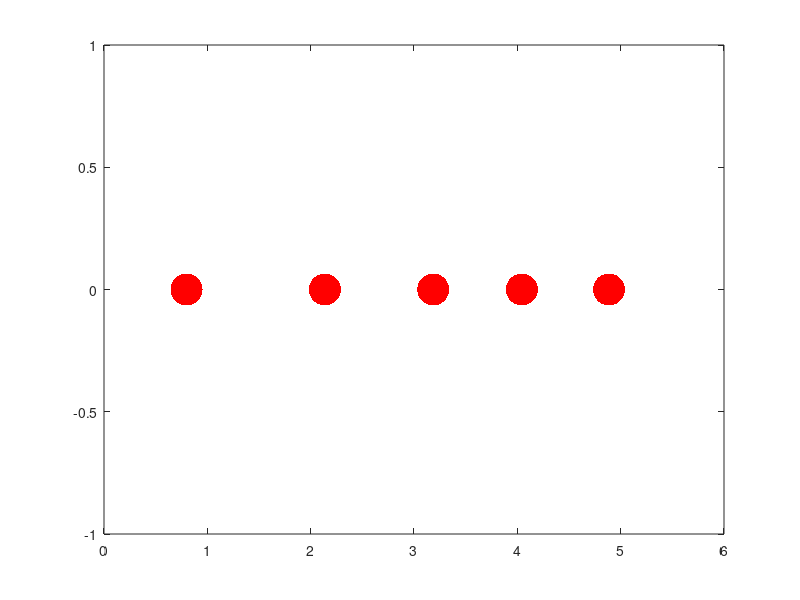

Recreate this plot in MATLAB. (Note: this script raises an error after producing the figure.)
%%%%%%%%%%%%%%%%%%%%%%%%%%%%%%%%%%%%%%%%%%%%%%%%%%%%%%%%%%%%%%%%%%%%%%%%%%%
% Simulation is NOT complete, as I did not account for forces on each atom 
% from its second nearest neighbor
%%%%%%%%%%%%%%%%%%%%%%%%%%%%%%%%%%%%%%%%%%%%%%%%%%%%%%%%%%%%%%%%%%%%%%%%%%%

clc
clear
close all

num_atoms = 5;
spacing = 1;

%% display atoms and initialize positions

for i = 1:num_atoms
    if i == 1
        pos(1) = spacing; 
    else
        pos(i) = pos(i-1) + spacing;
    end
  
    plot(pos(i),0,'.r','MarkerSize',69)
    hold on;
    
    x_0(i) = pos(i);
end

xlim([0 pos(num_atoms)+spacing]);

for i = 1:num_atoms
    plot(pos(i),0,'.w','MarkerSize',69);
    pos(i) = pos(i) + unifrnd(-0.5,0.5);
    plot(pos(i),0,'.r','MarkerSize',69);
end

%% calculate forces and displacements

delta_t = 0.5;
m = 1; % mass of atom
k = 1; % spring constant

for i = 1:1000
    
    if i == 1
        [F,v,d] = hooke(k,pos,x_0,m,delta_t,0); 
    else
        [F,v,d] = hooke(k,pos,x_0,m,delta_t,v); 
    end
    
    for j = 1:num_atoms
        plot(pos(j),0,'.w','MarkerSize',69)   
        pos(j) = pos(j) + d(j);
        plot(pos(j),0,'.r','MarkerSize',69)
    end
    
    for j = 1:num_atoms
        if i > 1
            delete(anArrow(j));
        end
        anArrow(j) = annotation('arrow') ;
        anArrow(j).Parent = gca;
        anArrow(j).Position = [pos(j), 0, F(j)*5, 0];
    end
   
    drawnow limitrate
    pause(0.0001)
    
end

